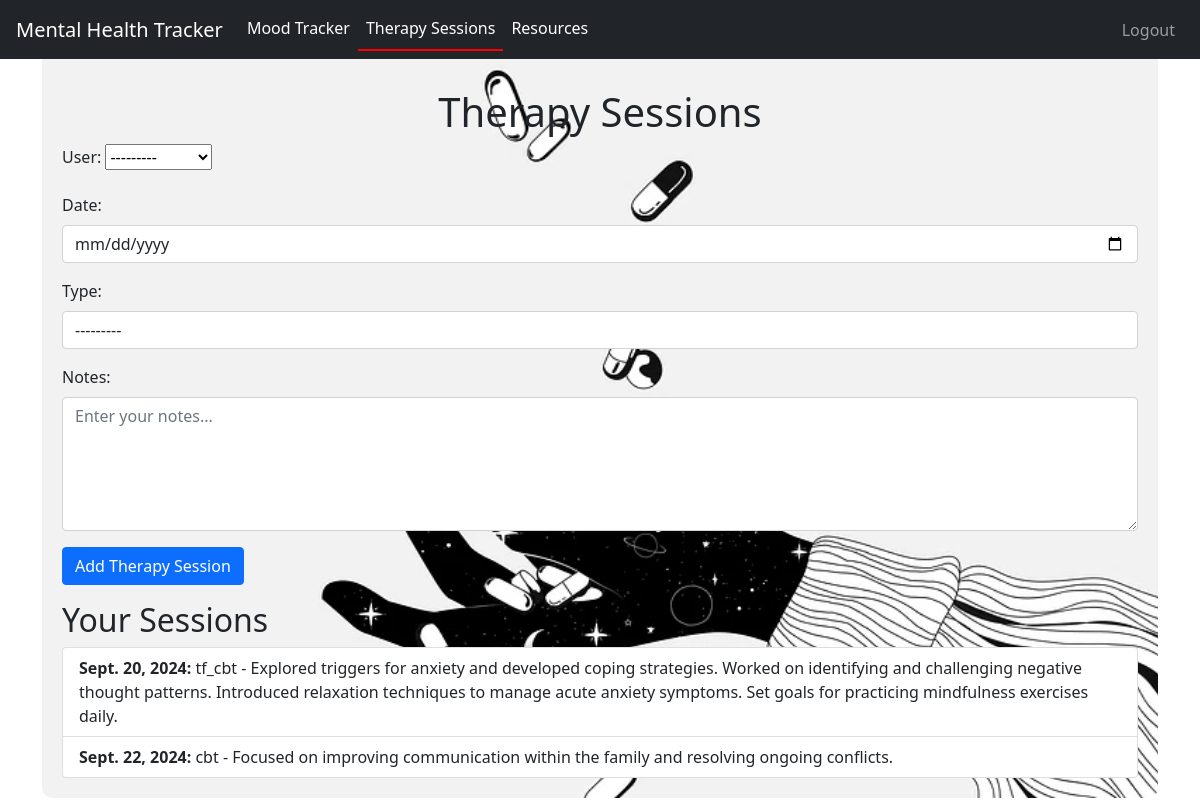
The app's page /sessions/ (signed in) with its own data.
### mental_health_app/models.py (models this page shows, shortened)
class TherapySession(models.Model):
    SESSION_TYPES = [
    ('cbt', 'Cognitive Behavioral Therapy (CBT)'),
    ('dbt', 'Dialectical Behavior Therapy (DBT)'),
    ('mbct', 'Mindfulness-Based Cognitive Therapy (MBCT)'),
    ('act', 'Acceptance and Commitment Therapy (ACT)'),
    ('exposure', 'Exposure Therapy'),
    ('family', 'Family Therapy'),
    ('sfbf', 'Solution-Focused Brief Therapy (SFBT)'),
    ('art', 'Art Therapy'),
    ('tf_cbt', 'Trauma-Focused Cognitive Behavioral Therapy (TF-CBT)'),
    ('schema', 'Schema Therapy'),
]
    user = models.ForeignKey(User, on_delete=models.CASCADE)
    date = models.DateField()
    type = models.CharField(max_length=50, choices=SESSION_TYPES)
    notes = models.TextField(blank=True, null=True)

### mental_health_app/views.py (the view)
# urls.py: path('sessions/', views.therapy_sessions, name='therapy_sessions'),
@login_required
def therapy_sessions(request):
    if request.method == 'POST':
        form = TherapySessionForm(request.POST)
        if form.is_valid():
            session = form.save(commit=False)
            session.user = request.user
            session.save()
            return redirect('therapy_sessions')
    else:
        form = TherapySessionForm()
    sessions = TherapySession.objects.filter(user=request.user)
    return render(request, 'therapy_sessions.html', {'form': form, 'sessions': sessions})

### mental_health_app/forms.py
class TherapySessionForm(forms.ModelForm):
    class Meta:
        model = TherapySession
        fields = '__all__'
        widgets = {
            'date': forms.DateInput(attrs={
                'placeholder': 'dd-mm-yyyy',
                'class': 'form-control',
                'type': 'date'
            }),
            'type': forms.Select(attrs={  # Use Select widget for dropdown
                'class': 'form-control',
            }),
            'notes': forms.Textarea(attrs={
                'class': 'form-control',
                'rows': 5,
                'placeholder': 'Enter your notes...',
            }),
        }

### templates/therapy_sessions.html (shortened to what this page needs)
{% extends 'base.html' %}
{% load static %}
{% block content %}
<div class="container mt-5">
    <div class="background-section">
        <h1 class="text-center" style="margin-top: 20px;">Therapy Sessions</h1>
        <form method="POST">
            {{ form.as_p }}
            <button type="submit" class="btn btn-primary">Add Therapy Session</button>
        </form>
        <h2 class="mt-3">Your Sessions</h2>
        <ul class="list-group">
            {% for session in sessions %}
                <li class="list-group-item">
                    <strong>{{ session.date }}:</strong> {{ session.type }} - {{ session.notes }}
                </li>
            {% endfor %}
        </ul>
    </div>
</div>
{% endblock %}

### records on screen
TherapySession: date "Sept. 20, 2024", type "tf_cbt", notes "Explored triggers for anxiety and developed coping strategies. Worked on identifying and challenging negative thought patterns. Introduced relaxation techniques to manage acute anxiety symptoms. Set goals for practicing mindfulness exercises daily."
TherapySession: date "Sept. 22, 2024", type "cbt", notes "Focused on improving communication within the family and resolving ongoing conflicts."
